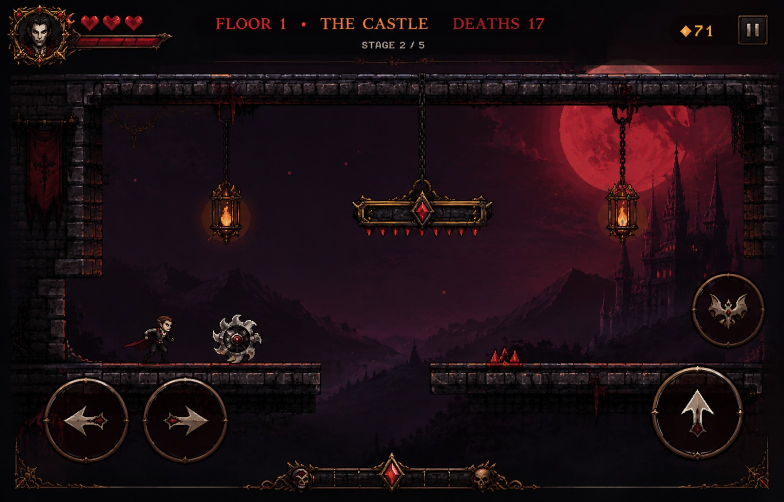
#> input picture Assets/Resources/ui/gameplay_ref.jpg, 1568 x 1003 px, found by its file name (shown at 1/2 size)
$ python cut_moon.py
#> lines starting #> are read from the running program, lines starting #| are printed output that depends on the picture
"""
Build the BLOOD MOON from the gameplay reference painting.

The game drew a flat untextured disc, which is the main reason the sky read as a
gradient with a sticker on it rather than a place.

Cutting the moon out wholesale doesn't work: the lantern chain hangs straight
down across it, the lantern itself covers the bottom, and the ceiling beam clips
the top, so every crop drags in furniture, and mirroring to hide the furniture
just produced a symmetric hourglass.

So instead: take one PATCH of clean lunar surface from inside the disc, mirror-
tile it to fill the square, then build a real sphere out of it — circular alpha,
limb darkening so the rim falls off like a lit ball rather than a cookie cutter,
and a soft outer halo. The painting supplies the texture; the geometry is
generated, which is what makes it clean.

Writes Assets/Resources/art/moon_blood.png.
"""
import math
from PIL import Image, ImageFilter

SRC = "Assets/Resources/ui/gameplay_ref.jpg"
OUT = "Assets/Resources/art/moon_blood.png"

# Measured off the painting at 2x: the disc runs x 1085..1290, y 210..390.
# This patch sits in the mid-tone mare on its UPPER LEFT — the only quarter with
# no furniture over it and no hard dark feature in it. An earlier patch reached
# to x=1220 and dragged in the chain's shadow, which then mirror-tiled into a
# black wedge across the finished moon.
PATCH = (1105, 250, 1195, 340)
S = 256                      # output size
HALO = 1.30                  # halo reach, in disc radii

im = Image.open(SRC).convert("RGB")
#> im is the input picture: PIL image 1568x1003 RGB; mean R, G, B 28.3, 14.2, 18.8
patch = im.crop(PATCH)
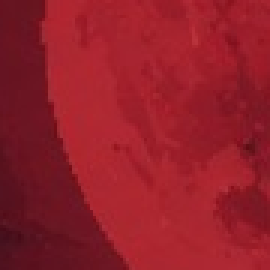
#> patch: PIL image 90x90 RGB (shown 3 times larger); mean R, G, B 147, 30.4, 42
pw, ph = patch.size
#> pw = 90; ph = 90

# --- mirror-tile the patch out to the full square -------------------------
# Mirroring rather than repeating means the tile seams line up in value, so no
# grid shows up across the finished sphere.
tile = Image.new("RGB", (pw * 2, ph * 2))
#> tile: PIL image 180x180 RGB; every value is 0
tile.paste(patch, (0, 0))
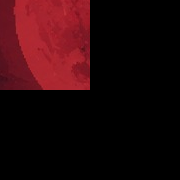
#> tile: PIL image 180x180 RGB; mean R, G, B 36.8, 7.6, 10.5
tile.paste(patch.transpose(Image.FLIP_LEFT_RIGHT), (pw, 0))
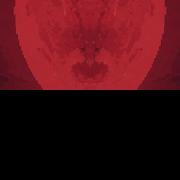
#> tile: PIL image 180x180 RGB; mean R, G, B 73.5, 15.2, 21
top = tile.crop((0, 0, pw * 2, ph))
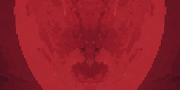
#> top: PIL image 180x90 RGB; mean R, G, B 147, 30.4, 42
tile.paste(top.transpose(Image.FLIP_TOP_BOTTOM), (0, ph))
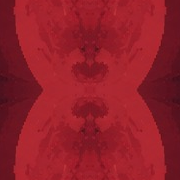
#> tile: PIL image 180x180 RGB; mean R, G, B 147, 30.4, 42

surface = Image.new("RGB", (S, S))
#> surface: PIL image 256x256 RGB; every value is 0
for oy in range(0, S, ph * 2):
    for ox in range(0, S, pw * 2):
        surface.paste(tile, (ox, oy))
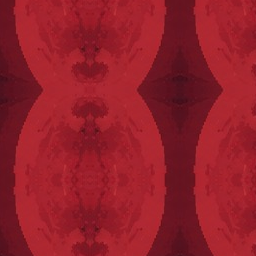
#> surface: PIL image 256x256 RGB; mean R, G, B 147.7, 30.6, 42.1
surface = surface.filter(ImageFilter.GaussianBlur(0.8))   # knock the seams back

# --- shade it into a sphere ------------------------------------------------
out = Image.new("RGBA", (S, S))
#> out: PIL image 256x256 RGBA; every value is 0
sp, op = surface.load(), out.load()
c = (S - 1) / 2.0
R = S / 2.0 / HALO           # the disc itself; the rest of the square is halo

for y in range(S):
    for x in range(S):
        d = math.hypot(x - c, y - c) / R
        r, g, b = sp[x, y]
        if d <= 1.0:
            # Limb darkening: a lit sphere loses brightness toward its edge.
            # Without this the disc reads as a flat sticker no matter how good
            # the texture on it is.
            k = 0.55 + 0.45 * math.sqrt(max(0.0, 1.0 - d * d))
            a = 255 if d < 0.985 else int(255 * (1.0 - (d - 0.985) / 0.015))
            op[x, y] = (int(r * k), int(g * k), int(b * k), a)
        else:
            # Halo: the painting's moon bleeds a warm red into the sky around it.
            t = max(0.0, 1.0 - (d - 1.0) / (HALO - 1.0))
            op[x, y] = (int(r * 0.55), int(g * 0.32), int(b * 0.32), int(150 * t * t))

out.save(OUT)
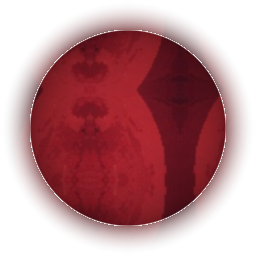
#> saved as moon_blood.png: PIL image 256x256 RGBA; mean R, G, B, A 101.2, 16.7, 23.3, 131.6; transparent parts drawn white
print(f"wrote {OUT} at {S}x{S} (disc r={R:.0f}px, halo to {S/2:.0f}px)")
